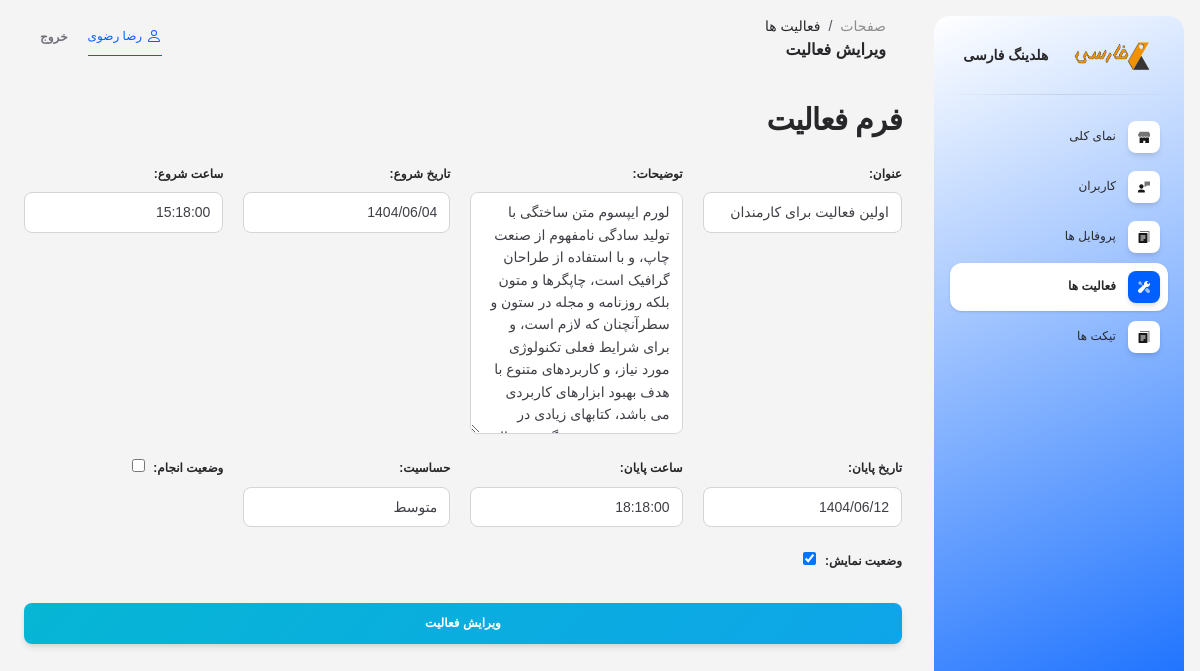
The app's page /super-admin/activities/1/edit/ (signed in), older data.
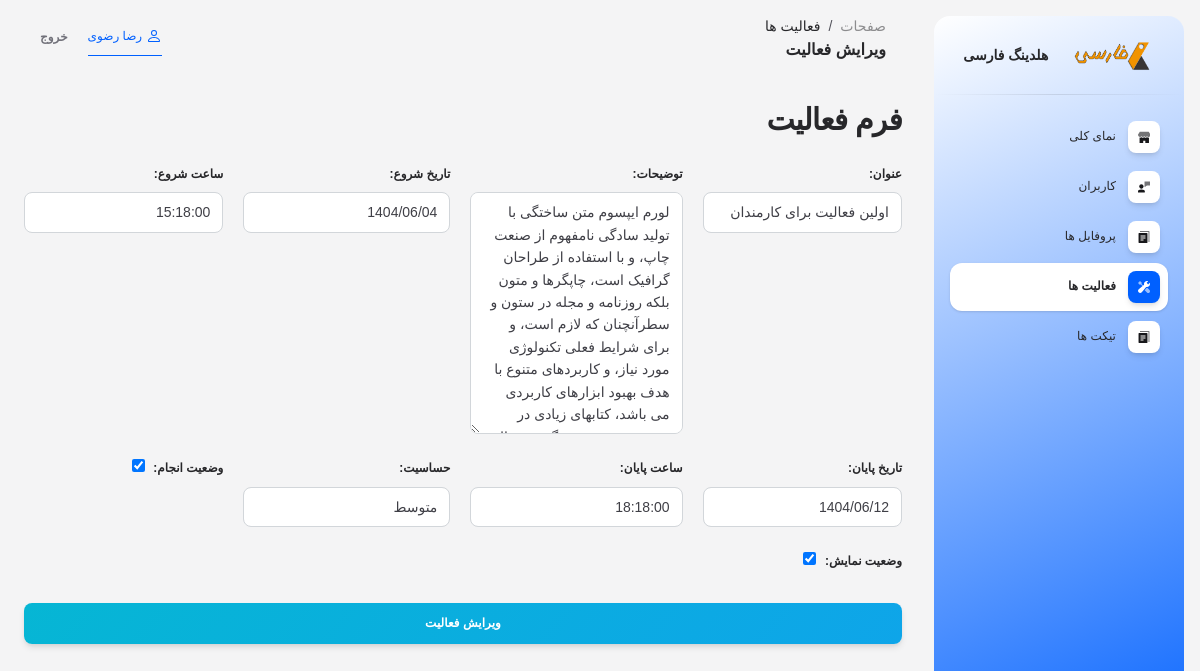
The same page, newer data.
### app/models.py (models this page shows, shortened)
class Activity(models.Model):
    SENSITIVITY_CHOICES = (
        ('1', 'کم'),
        ('2', 'متوسط'),
        ('3', 'زیاد'),
    )
    user = models.ForeignKey(CustomUser, on_delete=models.CASCADE, related_name='user_activities', verbose_name='کاربر', editable=False)
    creater = models.ForeignKey(CustomUser, on_delete=models.CASCADE, related_name='creater_activities', verbose_name='خالق', editable=False)
    title = models.CharField(verbose_name='عنوان', max_length=1000)
    body = models.TextField(verbose_name='توضیحات')
    start_date = models.CharField(verbose_name='تاریخ شروع', max_length=10)
    start_time = models.TimeField(verbose_name='ساعت شروع')
    end_date = models.CharField(verbose_name='تاریخ پایان', max_length=10)
    end_time = models.TimeField(verbose_name='ساعت پایان')
    sensitivity = models.CharField(verbose_name='حساسیت', max_length=5, choices=SENSITIVITY_CHOICES)
    is_completed = models.BooleanField(verbose_name='وضعیت انجام', default=False)
    visibility = models.BooleanField(verbose_name='وضعیت نمایش')
    class Meta:
        verbose_name = 'فعالیت'
        verbose_name_plural = 'فعالیت ها'

### app/views.py (the view, shortened to what this page needs)
# urls.py: path('super-admin/activities/<int:pk>/edit/', views.SuperAdminActivityUpdateView.as_view(), name='super_admin_edit_activity'),
class SuperAdminActivityUpdateView(LoginRequiredMixin, mixins.RoleRequiredMixin, UpdateView):
    allowed_roles = ['1']
    model = models.Activity
    form_class = forms.ActivityUpdateForm
    template_name = 'super_admin/edit_activity.html'

### app/forms.py
class ActivityUpdateForm(forms.ModelForm):
    class Meta:
        model = models.Activity
        fields = '__all__'
    def __init__(self, *args, **kwargs):
        super(ActivityUpdateForm, self).__init__(*args, **kwargs)
        for field in self.fields:
            if self.fields[field].label in ['وضعیت انجام', 'وضعیت نمایش']:
                pass
            else:
                self.fields[field].widget.attrs.update({
                    'class': 'form-control'
                })
            if self.fields[field].label in ['تاریخ شروع', 'تاریخ پایان']:
                self.fields[field].widget.attrs.update({
                    'data-jdp': '',
                    'autocomplete': 'off'
                })
            if self.fields[field].label in ['ساعت شروع', 'ساعت پایان']:
                self.fields[field].widget.attrs.update({
                    'type': 'time'
                })

### templates/super_admin/edit_activity.html (shortened to what this page needs)
{% extends 'base_super_admin_dashboard.html' %}
{% load static %}
{% block page1 %}
فعالیت ها
{% endblock %}
{% block page2 %}
ویرایش فعالیت
{% endblock %}
{% block content %}
<div class="col-12">
    <form method="post" enctype="multipart/form-data">
        <h3 style="margin-bottom: 20px;">فرم فعالیت</h3>
        <div class="my-grid">
        {{ form }}
        </div>
        <div class="text-center">
            <button type="submit" class="btn bg-gradient-info w-100 mt-4 mb-0">ویرایش فعالیت</button>
        </div>
    </form>
</div>
{% endblock %}

Row changes from the older to the newer data that the page shows:
changed Activity "اولین فعالیت برای کارمندان": is_completed "☐" → "☑"
